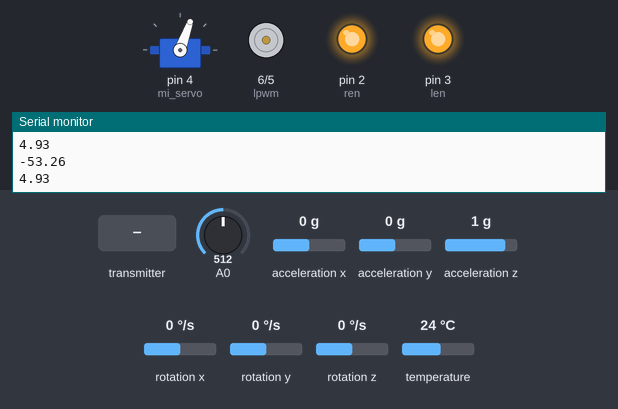
This sketch was run on a simulated Arduino Uno, built with avr-gcc and run on an emulated ATmega328P. Shown: servo, motor-driver pin pairs drawn as motors (green arrow = first pin HIGH = forward, orange = second pin HIGH = backward, longer = more drive), output pins drawn as LEDs (lit = HIGH), the last lines printed to the serial monitor. Inputs (shaded band) come from the test bench; at power-on: A0 = 512, acceleration x 0 g, acceleration y 0 g, acceleration z 1 g, rotation x 0 °/s, rotation y 0 °/s, rotation z 0 °/s, temperature 24 °C. No radio packets arrive unless stated.

Above: at 2.9 s.
3.0 s: the transmitter starts sending throttle = 0
At 3.5 s:
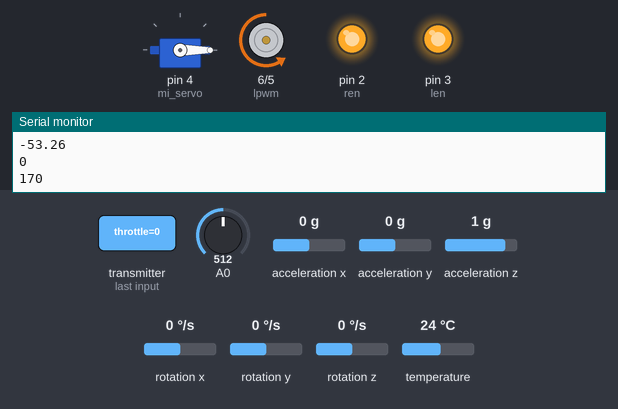
4.5 s: the transmitter starts sending anguloX = 64
At 5.1 s:
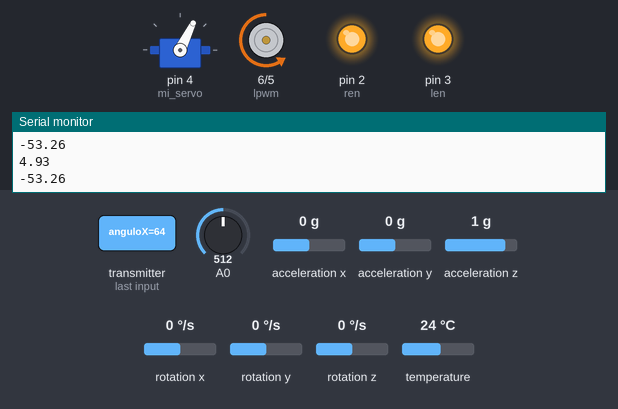
6.0 s: the transmitter starts sending throttle = 256
At 7.2 s:
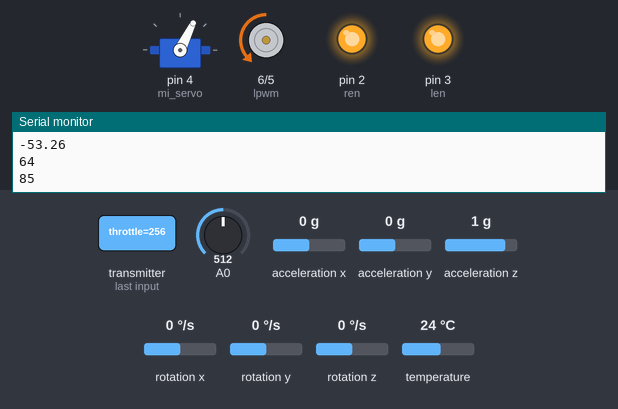
7.5 s: the transmitter starts sending anguloX = 128
At 8.7 s:
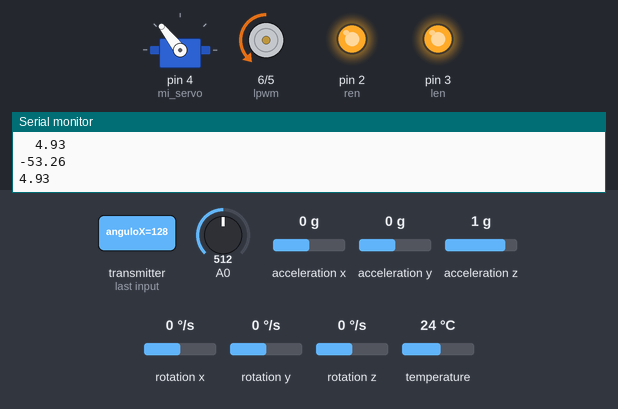
9.0 s: the transmitter starts sending throttle = 512
At 9.4 s:
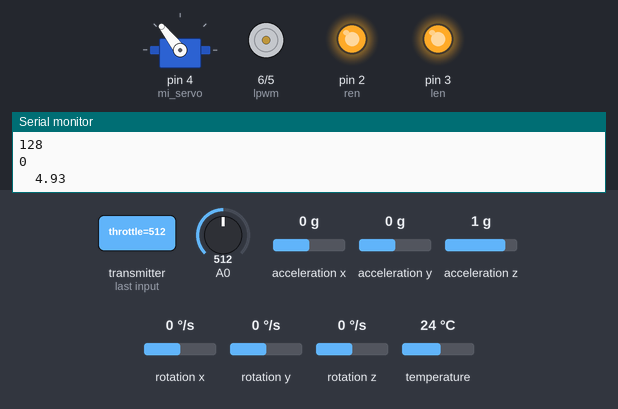
10.5 s: the transmitter starts sending anguloX = 0
At 10.8 s:
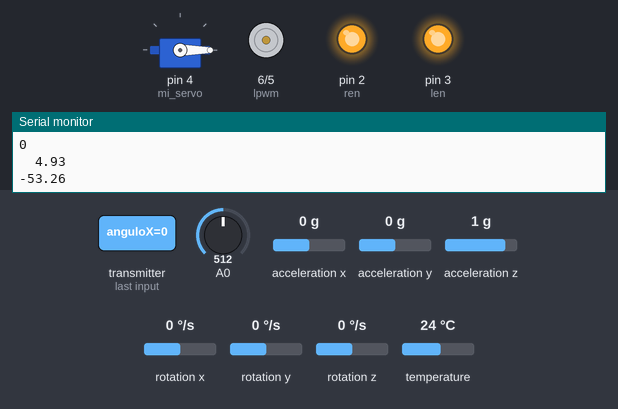
Timing chart, 0 to 13.0 s (numbered marks = the images above; inputs shaded):
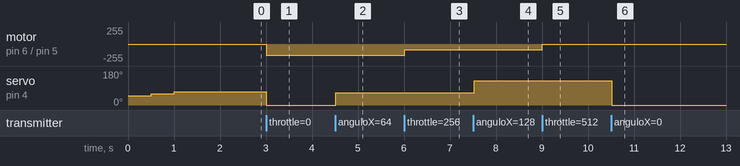

The sketch:

transmitter.ino
```cpp
#include <RF24.h>
#include <RF24_config.h>
#include <nRF24L01.h>
//#include <printf.h>
#include <SPI.h>
#include <Servo.h>

#include <Adafruit_MPU6050.h>
#include <Adafruit_Sensor.h>
#include <Wire.h>


RF24 radio(9, 10);  //CE, CSN

const byte direccion1[6] = "00001";
Servo mi_servo;
int motorWidth = 0;

struct Paquete {
  int throttle;
  byte anguloX;
};

struct PaqueteAcc {
  double accX;
  double accY;
  double accZ;
  double percentage;
};

float realVoltage = 0;
int sensorValue = 0;
float voltage = 0;

Paquete datos;
PaqueteAcc telemetria;
Adafruit_MPU6050 mpu;

//VARIABLES BTS7960
int rpwm = 5;
int lpwm = 6;
int ren = 2;
int len = 3;
int vel = 0;


void setup() {

  Serial.begin(9600);

  //PRECONFIG RADIO
  radio.begin();
  radio.openReadingPipe(0, direccion1);

  radio.setPALevel(RF24_PA_MIN);
  radio.enableAckPayload();

  //PRECONFIG SERVO
  mi_servo.attach(4);
  pinMode(4, OUTPUT);

  Serial.println("CALIBRANDO");
  mi_servo.write(50);
  delay(500);
  mi_servo.write(60);
  delay(500);
  mi_servo.write(70);
  delay(500);
  Serial.println("CALIBRADO");
  delay(100);
  Serial.println("RECIBIENDO...");

  //PRECONFIG MOTOR DE TRACCIÓN
  datos.throttle = 0;

  //PRECONFIG PINS BTS7960
  pinMode(rpwm, OUTPUT);
  pinMode(lpwm, OUTPUT);
  pinMode(ren, OUTPUT);
  pinMode(len, OUTPUT);
  digitalWrite(ren, HIGH);
  digitalWrite(len, HIGH);

  //PRECONFIG ACELERÓMETRO
  if (!mpu.begin()) {
    Serial.println("Failed to find MPU6050 chip");
    while (1) {
      delay(10);
    }
  }
  Serial.println("MPU6050 Found!");

  // set accelerometer range to +-8G
  mpu.setAccelerometerRange(MPU6050_RANGE_8_G);

  // set gyro range to +- 500 deg/s
  mpu.setGyroRange(MPU6050_RANGE_500_DEG);

  // set filter bandwidth to 21 Hz
  mpu.setFilterBandwidth(MPU6050_BAND_21_HZ);

  delay(100);

  Serial.println("X, Y, Z");
}

void loop() {


  radio.startListening();

  //BATERIA
  int sensorValue = analogRead(A0);

  float voltage = sensorValue * (5.0 / 1023.0);

  realVoltage = (voltage * 2 - 0.07);
  telemetria.percentage = ((realVoltage - 6) * 10) / 2.;
  telemetria.percentage = telemetria.percentage * 10;

  Serial.println(realVoltage);
  Serial.println(telemetria.percentage);


  //LECTURAS DEL ACELERÓMETRO
  sensors_event_t a, g, temp;
  mpu.getEvent(&a, &g, &temp);

  telemetria.accX = a.acceleration.x;
  telemetria.accY = a.acceleration.y;

  if (radio.available()) {


    radio.read(&datos, sizeof(Paquete));

    //CONTROL DEL MOTOR DE DIRECCIÓN
    mi_servo.write(datos.anguloX);

    //CONTROL DEL MOTOR DE TRACCIÓN
    if (datos.throttle <= 508) {

      vel = -170. / 512. * datos.throttle + 170.;
      analogWrite(rpwm, vel);
      analogWrite(lpwm, 0);


    } else {

      vel = 170. / 512. * datos.throttle - 170.;
      analogWrite(rpwm, 0);
      analogWrite(lpwm, vel);
    }


    Serial.println((int)datos.anguloX);
    Serial.println(vel);
    Serial.print("\t");
  }

  //ENVIAR TELEMETRIA AL EMISOR
  radio.writeAckPayload(0, &telemetria, sizeof(PaqueteAcc));  // pre-load data
}
```

Measured:
- after the input at 3.0 s, motor on pin 6 (lpwm) / pin 5 (rpwm): stopped → backward 170/255 at once; servo on pin 4 (mi_servo): 70° → 0° at once
- after the input at 4.5 s, servo on pin 4 (mi_servo): 0° → 64° at once
- after the input at 6.0 s, motor on pin 6 (lpwm) / pin 5 (rpwm): backward 170/255 → backward 85/255 at once
- after the input at 7.5 s, servo on pin 4 (mi_servo): 64° → 128° at once
- after the input at 9.0 s, motor on pin 6 (lpwm) / pin 5 (rpwm): backward 85/255 → stopped at once
- after the input at 10.5 s, servo on pin 4 (mi_servo): 128° → 0° at once
